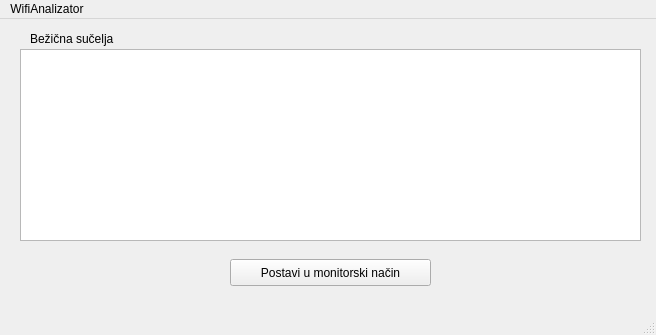
<?xml version="1.0" encoding="UTF-8"?>
<ui version="4.0">
 <class>GlavniProzor</class>
 <widget class="QMainWindow" name="GlavniProzor">
  <property name="geometry">
   <rect>
    <x>0</x>
    <y>0</y>
    <width>656</width>
    <height>335</height>
   </rect>
  </property>
  <property name="windowTitle">
   <string>WiFi Analizator</string>
  </property>
  <widget class="QWidget" name="centralwidget">
   <widget class="QPushButton" name="btnPostaviUMonitorski">
    <property name="geometry">
     <rect>
      <x>230</x>
      <y>240</y>
      <width>201</width>
      <height>27</height>
     </rect>
    </property>
    <property name="text">
     <string>Postavi u monitorski način</string>
    </property>
   </widget>
   <widget class="QLabel" name="label">
    <property name="geometry">
     <rect>
      <x>30</x>
      <y>10</y>
      <width>101</width>
      <height>19</height>
     </rect>
    </property>
    <property name="text">
     <string>Bežična sučelja</string>
    </property>
   </widget>
   <widget class="QTableView" name="qtTableSucelja">
    <property name="geometry">
     <rect>
      <x>20</x>
      <y>30</y>
      <width>621</width>
      <height>192</height>
     </rect>
    </property>
    <property name="cursor" stdset="0">
     <cursorShape>PointingHandCursor</cursorShape>
    </property>
    <attribute name="horizontalHeaderCascadingSectionResizes">
     <bool>true</bool>
    </attribute>
   </widget>
  </widget>
  <widget class="QMenuBar" name="menubar">
   <property name="geometry">
    <rect>
     <x>0</x>
     <y>0</y>
     <width>656</width>
     <height>24</height>
    </rect>
   </property>
   <widget class="QMenu" name="menuWifiAnalizator">
    <property name="title">
     <string>WifiAnalizator</string>
    </property>
   </widget>
   <addaction name="menuWifiAnalizator"/>
  </widget>
  <widget class="QStatusBar" name="statusbar"/>
 </widget>
 <resources/>
 <connections/>
</ui>
